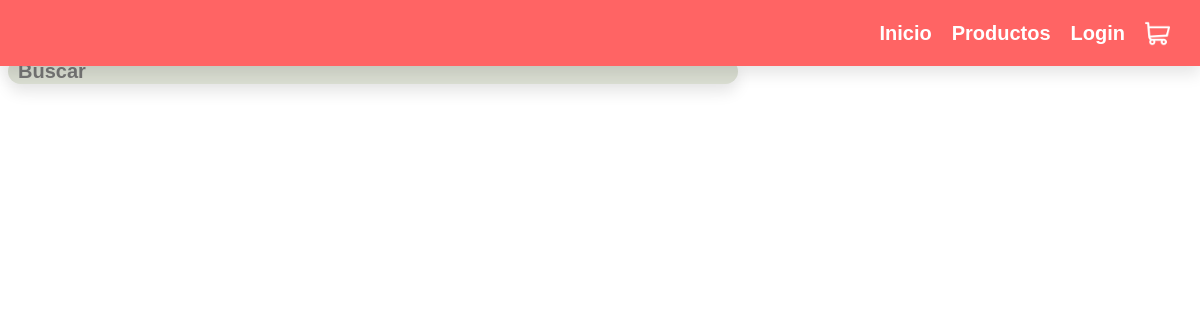
/, run on an earlier commit of the app's database.
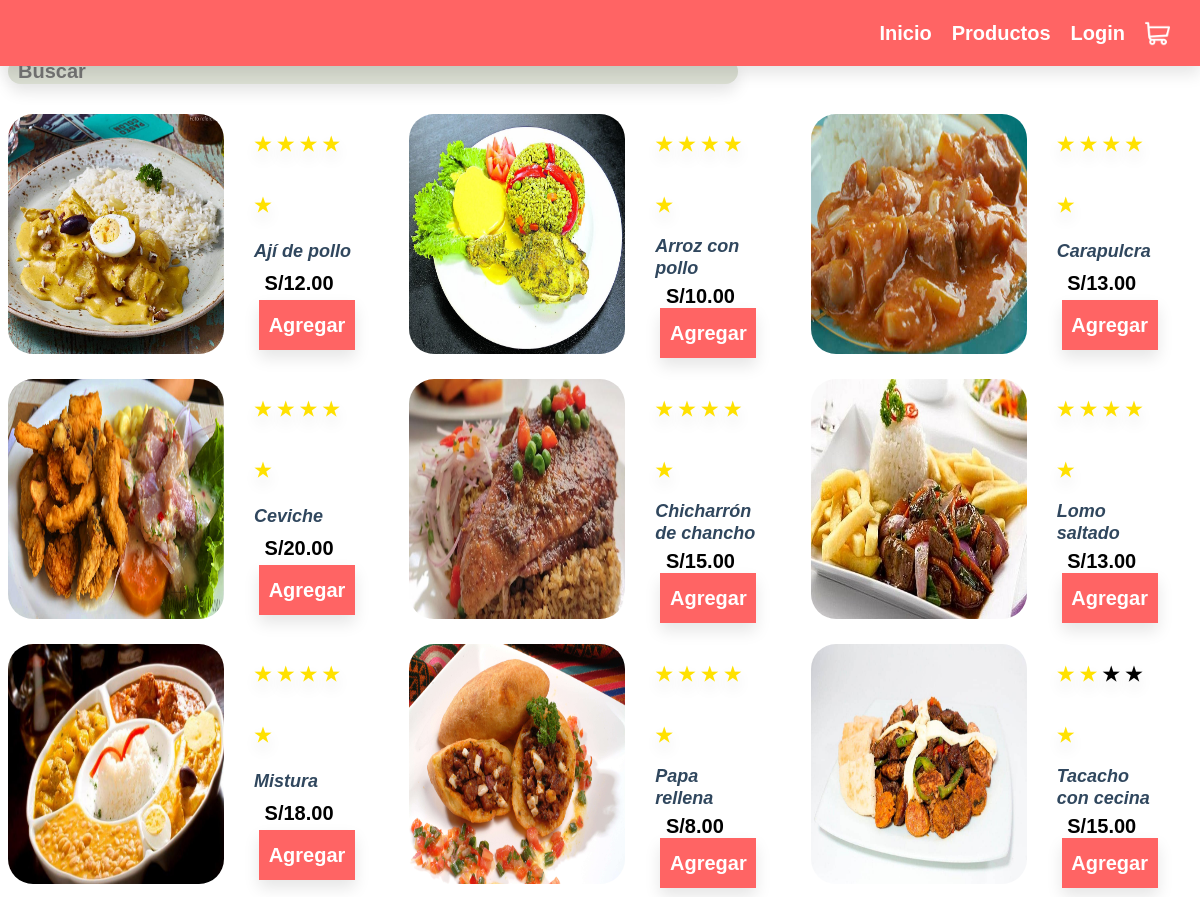
And on a later commit of the database.
### myapp/models.py (models this page shows)
class PlatoComida(models.Model):
    name = models.CharField(max_length=40)
    description = models.TextField()
    image = models.ImageField(upload_to ='myapp/static/assets/platos_comida/')
    price = models.DecimalField(decimal_places=2, max_digits=5)
    rating = models.PositiveIntegerField(default=1, validators=[MinValueValidator(0), MaxValueValidator(5)])
    def __str__(self):
        return self.name

### myapp/views.py (the view, shortened to what this page needs)
# urls.py: path('', views.index, name='index'),
def index(request):
    currentUser = request.user.username
    comidas = PlatoComida.objects.all()
    for x, plato in enumerate(comidas):
       setattr(plato, "pos", (x - int(x / 3) * 3 + 1, 1 + int(x / 3)))
    return render(request, 'index.html',{
        'user' : currentUser,
        'dishes' : comidas,
    })

### myapp/templates/index.html (shortened to what this page needs)
{% extends 'layout/navbar.html' %}
{% load static %}
{% block content %}
<input class="default-input" placeholder="Buscar">
<div class="wrapper">
    {% for food in dishes %}
        <div style="grid-column: {{ food.pos.0 }}; grid-row: {{ food.pos.1 }};">
            <div class="container">
                <a href="product/{{ food }}">
                    <img class="img" src="static/assets/platos_comida/{{ food.image|cut:'myapp/static/assets/platos_comida/' }}"></img>
                </a>
                <div class="food-wrapper">
                    <div class="food-text" style="grid-row: 2;">{{ food.name }}</div>
                    <ul class="ratings">
                        <li class="star{%if food.rating > 4 %}on{% endif %}"></li>
                        <li class="star{%if food.rating > 3 %}on{% endif %}"></li>
                        <li class="star{%if food.rating > 2 %}on{% endif %}"></li>
                        <li class="star{%if food.rating > 1 %}on{% endif %}"></li>
                        <li class="star{%if food.rating > 0 %}on{% endif %}"></li>
                    </ul>
                    <div style="padding-left: 10%;">S/{{food.price}}</div>
                    <div class="low-buttons">
                        <form method="POST">
                            <button name="{{food.name}}" class="option-buttons">Agregar</button>
                        </form>
                    </div>
                </div>
            </div>
        </div>
    {% endfor %}
</div>
{% endblock %}

### myapp/templates/layout/navbar.html (shortened to what this page needs)
{% extends 'layout/base.html' %}
{% load static %}
{% block navbar %}
<nav class="navbar">
    <ul>
        <li>
            <a class="link" href="{% url 'index' %}">Inicio</a>
        </li>
        <li>
            <a class="link" href="{% url 'index' %}">Productos</a>
        </li>
        <li>
            <a class="link" {% if user == "" or user == "AnonymousUser"%}href="{% url 'login' %}">Login
                {% else %} href="{% url 'index' %}">Bienvenido, {{ user }}
                {% endif %}
            </a>
        </li>
        <li>
            <a href="{% url 'compras' %}">
                <img id="icon" class="icon" src="{% static 'assets/carrito.png' %}"/>
            </a>
        </li>
    </ul>
</nav>
{% endblock %}

### myapp/templates/layout/base.html (shortened to what this page needs)
{% load static %}
<!DOCTYPE html>
<html lang="es">
<head>
    <link rel="stylesheet" href="{% static 'css/main.css' %}">
    <link rel="stylesheet" href="{% static 'css/navbar.css' %}">
</head>
<body>
</body>
</html>
{% block navbar %}
{% endblock %}
{% block content %}
{% endblock %}

### myapp/static/css/main.css (style rules this page uses)
html * { font: 700 20px/1.2 "Poppins", Helvetica, Arial, serif; }
.container { display: flex; }
.default-input { display: block; border-radius: 15px 15px 15px 15px; border: none; background-color: #daded2; width: 60%; height: 50%; line-height: 2em; margin-top: 5px; margin-bottom: 30px; padding-left: 10px; padding-right: 10px; box-shadow: 0px 8px 15px rgba(0, 0, 0, 0.1); }
.low-buttons { display: flex; justify-content: center; flex-direction: row; }
.option-buttons { margin: 5px; border-color: white; background-color: #FF6464; color: white; box-shadow: 0px 8px 15px rgba(0, 0, 0, 0.1); border: none; width: 8vmax; margin-bottom: 0px; margin-top: auto; height: 50px; line-height: 2em; }
.wrapper { display: grid; gap: 20px; }
.img { top: 0; width: 18vmax; height: 20vmax; border-radius: 25px; }
.food-wrapper { width: 8.5vmax; display: grid; height: 20vmax; padding-left: 30px; }
.food-text { padding-bottom: 5px; font-size: 1.5vmax; font-style: italic; color: #30475E; }
.ratings { list-style-type: none; margin: 0; width: 100%; direction: rtl; text-align: left; }
.star { line-height: 60px; display: inline-block; transition: color 0.2s ease; color: black; text-shadow:0px 8px 15px rgba(0, 0, 0, 0.1); }
.star:before { content: '\2605'; width: 60px; height: 60px; font-size: 1.6vmax; }
.staron { line-height: 60px; display: inline-block; transition: color 0.2s ease; color: rgb(255, 225, 0); text-shadow:0px 8px 15px rgba(0, 0, 0, 0.1); }
.staron:before { content: '\2605'; width: 60px; height: 60px; font-size: 1.6vmax; }

### myapp/static/css/navbar.css (style rules this page uses)
.navbar { position: fixed; background: #FF6464; width: 100%; height: auto; top: 0; left: 0; user-select: none; box-shadow: 0px 8px 15px rgba(0, 0, 0, 0.1); }
.navbar ul { display: flex; justify-content: right; align-items: center; }
.navbar ul li { margin-left: 10px; margin-right: 10px; list-style: none; }
.navbar ul li a { text-decoration: none; color: white; }
.link { -webkit-transition:all 0.2s; -moz-transition:all 0.2s; -o-transition:all 0.2s; -ms-transition:all 0.2s; }
.icon { margin-right: 20px; max-height: 25px; vertical-align: middle; }

What changed in the data, as far as the page shows it:
added PlatoComida: image (picture), name "Ají de pollo", rating 5 (drawn), price "12.00"
added PlatoComida: image (picture), name "Arroz con pollo", rating 5 (drawn), price "10.00"
added PlatoComida: image (picture), name "Carapulcra", rating 5 (drawn), price "13.00"
added PlatoComida: image (picture), name "Ceviche", rating 5 (drawn), price "20.00"
added PlatoComida: image (picture), name "Chicharrón de chancho", rating 5 (drawn), price "15.00"
added PlatoComida: image (picture), name "Lomo saltado", rating 5 (drawn), price "13.00"
added PlatoComida: image (picture), name "Mistura", rating 5 (drawn), price "18.00"
added PlatoComida: image (picture), name "Papa rellena", rating 5 (drawn), price "8.00"
added PlatoComida: image (picture), name "Tacacho con cecina", rating 3 (drawn), price "15.00"
